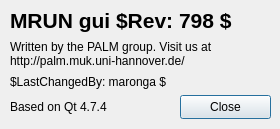
<?xml version="1.0" encoding="UTF-8"?>
<ui version="4.0">
 <class>about</class>
 <widget class="QDialog" name="about">
  <property name="geometry">
   <rect>
    <x>0</x>
    <y>0</y>
    <width>280</width>
    <height>129</height>
   </rect>
  </property>
  <property name="windowTitle">
   <string>About MRUN gui</string>
  </property>
  <widget class="QPushButton" name="button_ok">
   <property name="geometry">
    <rect>
     <x>180</x>
     <y>95</y>
     <width>91</width>
     <height>24</height>
    </rect>
   </property>
   <property name="text">
    <string>Close</string>
   </property>
  </widget>
  <widget class="QLabel" name="label_3">
   <property name="geometry">
    <rect>
     <x>10</x>
     <y>100</y>
     <width>141</width>
     <height>21</height>
    </rect>
   </property>
   <property name="text">
    <string>Based on Qt 4.7.4</string>
   </property>
   <property name="alignment">
    <set>Qt::AlignLeading|Qt::AlignLeft|Qt::AlignTop</set>
   </property>
   <property name="wordWrap">
    <bool>true</bool>
   </property>
  </widget>
  <widget class="QLabel" name="label_2">
   <property name="geometry">
    <rect>
     <x>10</x>
     <y>0</y>
     <width>261</width>
     <height>41</height>
    </rect>
   </property>
   <property name="font">
    <font>
     <pointsize>16</pointsize>
     <weight>75</weight>
     <bold>true</bold>
    </font>
   </property>
   <property name="text">
    <string>MRUN gui $Rev: 798 $</string>
   </property>
  </widget>
  <widget class="QLabel" name="label_4">
   <property name="geometry">
    <rect>
     <x>10</x>
     <y>75</y>
     <width>211</width>
     <height>31</height>
    </rect>
   </property>
   <property name="text">
    <string>$LastChangedBy: maronga $</string>
   </property>
   <property name="alignment">
    <set>Qt::AlignLeading|Qt::AlignLeft|Qt::AlignTop</set>
   </property>
   <property name="wordWrap">
    <bool>true</bool>
   </property>
  </widget>
  <widget class="QLabel" name="label_5">
   <property name="geometry">
    <rect>
     <x>10</x>
     <y>40</y>
     <width>261</width>
     <height>31</height>
    </rect>
   </property>
   <property name="text">
    <string>Written by the PALM group. Visit us at                                    http://palm.muk.uni-hannover.de/</string>
   </property>
   <property name="alignment">
    <set>Qt::AlignLeading|Qt::AlignLeft|Qt::AlignTop</set>
   </property>
   <property name="wordWrap">
    <bool>true</bool>
   </property>
  </widget>
 </widget>
 <resources/>
 <connections>
  <connection>
   <sender>button_ok</sender>
   <signal>clicked()</signal>
   <receiver>about</receiver>
   <slot>close()</slot>
   <hints>
    <hint type="sourcelabel">
     <x>80</x>
     <y>197</y>
    </hint>
    <hint type="destinationlabel">
     <x>196</x>
     <y>204</y>
    </hint>
   </hints>
  </connection>
 </connections>
</ui>
